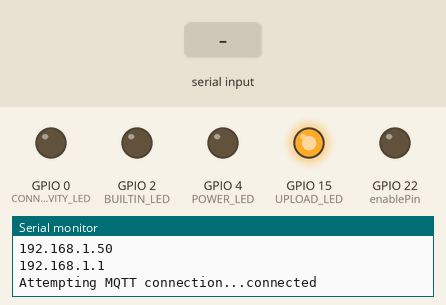
Simulated run of this sketch. Board: ESP32. On the bench: output pins drawn as LEDs (lit = HIGH), the last lines printed to the serial monitor. The inputs (shaded band) are chosen by the test bench. WiFi joins after 1.5 s; servers stay silent unless stated; EEPROM starts erased; no MQTT or app messages arrive unless stated.

Above: at 2.8 s.
2.9 s: "90,45$" received over Serial
At 6.36 s:
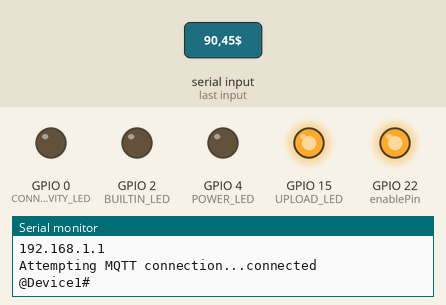
At 8.3 s:
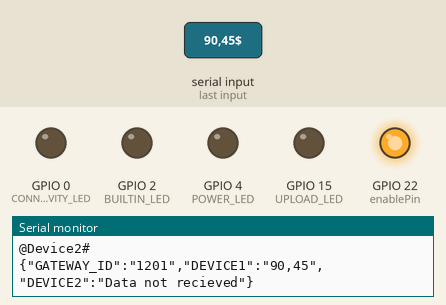
8.4 s: "30,150$" received over Serial
Timing chart, 0 to 19.9 s (numbered marks = the images above; inputs shaded):
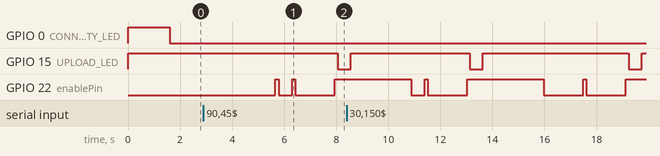

The sketch:

GATEWAY.ino
```cpp
/********************************************************************************************
 * Name:- MODBUS SLAVE
 * Date:- 20/Feb/2023
 * Developer:- Rohit Akurdekar
 * Brief:-
 MODBUS slave
     * READ data over MODBUS
 MQTT publisher functions.
     * Connect to Network
     * Connect to MQTT broker'
     * Publish message over MQTT
 * Note:- Verify libraries and change Network credentials.
*********************************************************************************************/

#include"GATEWAY.h"


// -----------ś------ SETUP -----------------------------
void setup()
{
  vInitEEPROM();

 /**
  epr32.clear();  // clear all eprom
  Serial.println("");
  Serial.println("EEPROM cleared.");
  while (1)
  {
      //Uncomment this section to clear EEPROM and comment it again after upload
  }/**/

  vFirstTimeWrite();
  vEepromRead();

  WiFi.mode(WIFI_AP_STA);
  vEnableGateway();

  vBeginSoftAP();
  vServer();

  isWiFiBegin();

  client.setServer(MQTT_BROKER, 1883);      // Connect to MQTT broker
  client.setCallback(subscribe);

  vWDTInit();

}

// ------------------------- LOOP -----------------------------------
void loop()
{
  if (!client.connected())
  {
    vReconnect();
  }
  client.loop();

  vSendData();
  // digitalWrite(ledpin, HIGH);

  vWDT();

  delay(2000);

}
```

GATEWAY.h
```cpp
  /********************************************************************************************
 * Name:- MQTT Header
 * Date:- 24/Jan/2023
 * Developer:- Rohit Akurdekar
 * Brief:- MQTT publisher functions.
     * Connect to Network
     * Connect to MQTT broker'
     * Publish message over MQTT
 * Note:- Verify libraries and change Network credentials.
*********************************************************************************************/


#ifndef GATEWAY_H
#define GATEWAY_H

//---------------------------------- Libraries inclusion -----------------------------------
#include <Arduino.h>

#include <WiFi.h>
#include <esp_wifi.h>

#include <PubSubClient.h>           // ESP MQTT library

#include "esp32-hal-gpio.h"

#include "HardwareSerial.h"

#include <AsyncTCP.h>
#include <ESPAsyncWebServer.h>

#include <ArduinoJson.h>

#include"customEEPROM.h"
#include"WDT.h"

//---------------------------------- CONSTANTS --------------------------------------------

#define BAUDRATE 19200      // Baudrate

#define BUILTIN_LED 2

#define SKIP_TIME 30              // Skip after 30 seconds

String GATEWAY_ID = "1201";             // UnSecured Series, Max 2 connections, Device 1
#define MAX_CONN 2
// -------------------------- WiFi Credentials --------------------------------------------
// Change according to your MAC Address.
uint8_t MAC_Address[] = {0xCC, 0x50, 0xE3, 0xAB, 0xB5, 0x74};   //CC:50:E3:AB:B5:74

// -------------------------- MQTT Credentials --------------------------------------------

#define MQTT_BROKER  "broker.hivemq.com" // Online broker
// #define MQTT_BROKER  "3.111.57.172"      // EC2 instance
// #define MQTT_BROKER  "192.168.77.205"       // Local desktop

#define TOPIC  "diot/modbus"

#define USERNAME "diotmodbus1"

// #define WIFI_MODE WIFI_MODE_STA
// ---------------------------------------------------------------------------------------
#define LED  2                // LED Pin

#define POWER_LED 4
#define CONNECTIVITY_LED 0
#define UPLOAD_LED 15

#define LED_ON LOW
#define LED_OFF HIGH

// -----------------------------------------------------------------------------

// Set your Static IP address
IPAddress local_IP(192, 168, 77, 123);
// Set your Gateway IP address
IPAddress gateway(192, 168, 77, 255);

IPAddress subnet(255, 255, 255, 0);


// ---------------------------- HTML Page -----------------------------------------

const char index_html[] PROGMEM = R"rawliteral(
<!DOCTYPE HTML><html><head>
  <title>ESP Input Form</title>
  <meta name="viewport" content="width=device-width, initial-scale=1">
  </head><body>
<a href=\"/serverIndex\">Return to Home Page</a> <br>
  <form action="/get">
    SSID: <input type="text" name="SSID"><br>
    PASSWORD: <input type="text" name="PASS"><br>
    <input type="submit" value="Submit">
  </form><br>
  ------------------------------------------------------------------------<br>
  <form action="/get">
    Device connected : <input type="number" name="DEV_CONN" min =1 required>
    <input type="submit" value="Submit">
  </form><br>
</body></html>)rawliteral";

// -------------------- Constructors ------------------------------------------------------
WiFiClient espClient;
PubSubClient client(espClient);

AsyncWebServer server(80);

DynamicJsonDocument JSON(4096);

//---------------------------------- variables --------------------------------------------

long lastMsg = 0;
char msg[50];
int value = 0;
bool isRxdMsg = false;
String RxdMsg;
String message;

int enablePin = 22;

// int ledpin = 15;


volatile unsigned int timer;

bool fSkip = false;
//---------------------------------- Function declaration -----------------------------------

// ------------------------------------- Async timers ---------------------------------------

/********************************************************************************
 * @name    : void vASyncTimer()
 * @param   : None
 * @returns : None
 * @date    : 24 Feb 2023
 * @brief   : Async timer which counts in seconds.
 * @note    : Declare timers to be as a global variable with 'unsigned long int'.
 * @test    : tested ok
********************************************************************************/
void vASyncTimer(void)
{
  // vWDT();
 static volatile unsigned long currentTime,oldtime;

 currentTime = millis();
 if (currentTime < oldtime) {oldtime = currentTime;}      // reset old time when millis timer overflows
 if (currentTime >= (oldtime+1000))
 {
  oldtime = currentTime;


    if(timer)
    {
     timer--;
     if(!timer)
     {
       fSkip = true;
     }
    }
 }
}

/********************************************************************************
 * @name    : bool isWiFiBegin()
 * @param   : None
 * @returns : WiFi connection status
 * @date    : 26 Jan 2023
 * @brief   : Connect to a WiFi network.
 * @note    : Change MAC address and WIFI credentials according to your network.
 * @test    : tested ok
********************************************************************************/
bool isWiFiBegin()
{

  vEepromRead();
  esp_wifi_set_mac(WIFI_IF_STA, &MAC_Address[0]);   // Function used to configure MAC address

  Serial.print("MAC address of device: ");
  Serial.println(WiFi.macAddress());                  // Print MAC address

  Serial.println();
  Serial.print("Connecting to ");
  Serial.println(eeData.eR_SSID);


  while(eeData.eR_SSID.isEmpty()){
    vWDT();
   }

  WiFi.begin(eeData.eR_SSID.c_str(), eeData.eR_PASS.c_str());   // Password is optional

  while (WiFi.status() != WL_CONNECTED) {           // Verify connection
    delay(500);
    // Serial.print(".");                            // Wait until not connected
  }

  //  if (!WiFi.config(local_IP, gateway, subnet)) {
  //   Serial.println("STA Failed to configure");
  // }

  Serial.println("");
  Serial.println("WiFi connected");
  Serial.println("IP address: ");
  Serial.println(WiFi.localIP());                  // Print IP address

  Serial.println(WiFi.gatewayIP());

  digitalWrite(CONNECTIVITY_LED, LED_ON);              // Turn on connectivity LED

  return true;
}


/********************************************************************************
 * @name    : void vBeginSoftAP()
 * @param   : None
 * @returns : None
 * @date    : 23 Feb 2023
 * @brief   : Configure gateway as an access point.
 * @note    :
 * @test    : tested ok
********************************************************************************/
void vBeginSoftAP()
{

  WiFi.softAPdisconnect(true);
  bool fBeginSoftAP = WiFi.softAP("modbus_gateway");//,1,0,4
  if(fBeginSoftAP)
  {
    Serial.println("Soft ap started...");
  }
  else
  {
    Serial.println("Soft ap not started...");
  }
}


/********************************************************************************
 * @name    : void notFound()
 * @param   : None
 * @returns : None
 * @date    : 23 Feb 2023
 * @brief   : Send 'page not found' response to client.
 * @note    :
 * @test    : tested ok
********************************************************************************/
void notFound(AsyncWebServerRequest *request) {
  request->send(404, "text/plain", "Not found");
}


/********************************************************************************
 * @name    : void vServer()
 * @param   : None
 * @returns : None
 * @date    : 23 Feb 2023
 * @brief   : Enable a server which hosts a web page to edit WiFi credentials.
 * @note    :
 * @test    : tested ok
********************************************************************************/
void vServer()
{
  // Send web page with input fields to client
  server.on("/update_data", HTTP_GET, [](AsyncWebServerRequest *request){
    request->send_P(200, "text/html", index_html);
  });

  // Send a GET request to <ESP_IP>/get?input1=<inputMessage>
  server.on("/get", HTTP_GET, [] (AsyncWebServerRequest *request) {
    // GET input1 value on <ESP_IP>/get?input1=<inputMessage>
    if (request->hasParam("SSID") && request->hasParam("PASS") ) {

      eeData.eR_SSID = request->getParam("SSID")->value();
      eeData.eR_PASS = request->getParam("PASS")->value();

    }
    if(request->hasParam("DEV_CONN") )
    {
      eeData.eDEV_CON = request->getParam("DEV_CONN")->value().toInt();
    }

    // Serial.println("SSID: "+eeData.eR_SSID);

    // Serial.println("PASS: "+eeData.eR_PASS);

    // Serial.println("Device count: "+(String)eeData.eDEV_CON);
    request->send(200, "text/html", "Data sent to your Gateway.<br><a href=\"/update\">Return to Home Page</a>");

    vEepromWrite();

    vEepromRead();

    delay(30);

    ESP.restart();

  });
  server.onNotFound(notFound);
  server.begin();
}

/********************************************************************************
 * @name    : void vEnableGateway()
 * @param   : None
 * @returns : none
 * @date    : 20 Feb 2023
 * @brief   : Enable MODBUS.
 * @note    :
 * @test    : tested ok
********************************************************************************/
void vEnableGateway()
{

  pinMode(BUILTIN_LED, OUTPUT);

  Serial.begin(BAUDRATE);                   // initialize serial at baudrate 9600:

  pinMode(POWER_LED, OUTPUT);
  pinMode(CONNECTIVITY_LED, OUTPUT);
  pinMode(UPLOAD_LED, OUTPUT);

  digitalWrite(POWER_LED, LED_ON);
  digitalWrite(CONNECTIVITY_LED, LED_OFF);
  digitalWrite(UPLOAD_LED, LED_OFF);

  pinMode(enablePin, OUTPUT);

  delay(10);

  digitalWrite(enablePin, LOW);        //  (Pin 8 always LOW to receive value from Master)

}

// --------------------- MQTT ------------------------------------------------

/********************************************************************************
 * @name    : void subscribe()
 * @param   : char* topic, byte* message, unsigned int length
 * @returns : None
 * @date    : 26 Jan 2023
 * @brief   : Subscribe to a MQTT topic
 * @note    : Check TOPIC and logic
 * @test    : tested ok
********************************************************************************/
void subscribe(char* topic, byte* message, unsigned int length)
{
  String messageTemp;

  for (int i = 0; i < length; i++)
  {
    // Serial.print((char)message[i]);
    messageTemp += (char)message[i];
  }
  // Serial.println();

    RxdMsg = messageTemp;
    isRxdMsg = true;
//   return messageTemp;
}


/********************************************************************************
 * @name    : void vReconnect()
 * @param   : None
 * @returns : None
 * @date    : 26 Jan 2023
 * @brief   : Recconect to MQTT broker
 * @note    :
 * @test    : tested ok
********************************************************************************/
void vReconnect() {
  // Loop until we're reconnected
  while (!client.connected())
  {
    Serial.print("Attempting MQTT connection...");
    // Attempt to connect
    if (client.connect(USERNAME))
    {
      Serial.println("connected");
      // Subscribe
      client.subscribe(TOPIC);
    }
    else
    {
      // Serial.print("failed, rc=");
      // Serial.print(client.state());
      // Serial.println(" try again in 5 seconds");
      // Wait 5 seconds before retrying
      delay(5000);
    }
  }
}

/********************************************************************************
 * @name    : String sReadData()
 * @param   : None
 * @returns : String containing received data.
 * @date    : 22 Feb 2023
 * @brief   : Read data from all connected devices.
 * @note    :
 * @test    :
********************************************************************************/
String sReadData() {

  String strArray[eeData.eDEV_CON];
  String rxdData;
  // String rxdData="{\"GATEWAY_ID\":" + (String)GATEWAY_ID;

  JSON["GATEWAY_ID"] = GATEWAY_ID;

  for(int i=1;i<=eeData.eDEV_CON;i++)
  {
    digitalWrite(enablePin, HIGH);
    delay(100);

    Serial.println(("@Device"+(String)i)+"#");


    timer = SKIP_TIME;       // skip after 30 seconds
    fSkip = false;

    Serial.flush();
    delay(25);

    digitalWrite(enablePin, LOW);
    delay(15);

    String tempData;

    // while(!Serial.available())
    // {
    //   digitalWrite(BUILTIN_LED, HIGH);
    //   tempData = Serial.readStringUntil('$');
    //   vASyncTimer();
    //   vWDT();
    //   if(fSkip)
    //   {

    //     tempData = "&Data not recieved";
    //     break;
    //   }
    // }

    // delay(20);
    while (Serial.available() >1){

      digitalWrite(BUILTIN_LED, LOW);
      tempData = Serial.readStringUntil('$');
      vASyncTimer();
      vWDT();
      if(fSkip)
      {
        digitalWrite(BUILTIN_LED, LOW);
        tempData = "&Data not recieved";
        break;
      }


    }

    if(tempData.isEmpty())
    {
      tempData = Serial.readStringUntil('$');
    }


    // Serial.println("rfd: "+tempData);
    int pos = tempData.indexOf('&');
    tempData = tempData.substring(pos+1);

    tempData.trim();
    if(tempData.length()<5)
    {
      tempData = "Data not recieved";
    }
    // tempData = "\n\ntemp: " + tempData + "\n\n";
    // Serial.println(tempData);
    // rxdData += ",\"Device"+((String)i)+"\":"+tempData;

    JSON["DEVICE"+(String) i] = tempData;

    // rxdData += tempData;
    delay(500);
    // Serial.println("---------------------------\n\n" + (String)rxdData + "\n\n---------------------------");
  }
  // rxdData += "}";

  // Serial.println(rxdData);

  serializeJson(JSON,rxdData);     // JSON stringify | JSON dumps

  return rxdData;
}

/********************************************************************************
 * @name    : void vReadData()
 * @param   : None
 * @returns : None
 * @date    : 22 Feb 2023
 * @brief   : Read data from all connected devices.
 * @note    :
 * @test    :
********************************************************************************/
void vSendData() {

  // digitalWrite(LED, HIGH);
  long now = millis();
  if (now - lastMsg > 5000)
  {
    lastMsg = now;
    String data = sReadData();


    digitalWrite(enablePin, HIGH);
    delay(100);


    Serial.println(data);

    Serial.flush();

    client.publish(TOPIC, data.c_str());
    digitalWrite(UPLOAD_LED, LED_ON);
    delay(500);
    digitalWrite(UPLOAD_LED, LED_OFF);
    delay(200);

    JSON.clear();
  }

}


// ------------------------------- EoF ------------------------------------------

#endif
```

WDT.h
```cpp
#ifndef WDT_H
#define WDT_H

//---------------------------------- Libraries inclusion -----------------------------------

#include <esp_task_wdt.h>

#include<esp_err.h>

//---------------------------------- CONSTANTS --------------------------------------------

#define WDT_TIMEOUT 30           // Watch dog timer

//---------------------------------- variables --------------------------------------------
int last = millis();


/***************************************************************************************
* Subroutine : void vWDTInit(void)
* Tested     :
* Created on :
* Version    :
* Parameters :
* Description: Initialize WDT
* Note       :
***************************************************************************************/
void vWDTInit(void)
{
  //esp_task_wdt_init(WDT_TIMEOUT, true); //enable panic so ESP32 restarts
  esp_task_wdt_init(WDT_TIMEOUT,true);
  esp_task_wdt_add(NULL); //add current thread to WDT watch
}
/***************************************************************************************
* Subroutine : void vWDTInit(void)
* Tested     : OK
* Created on : 24 Feb 2023
* Version    : 1
* Parameters : None
* Description: Reset WDT and ESP
* Note       :
***************************************************************************************/
void vWDT(void)
{
  // resetting WDT every 2s, 5 times only
  if (millis() - last >= 2000  ) {
      // Serial.println("Resetting WDT...");
      if (esp_task_wdt_reset() != ESP_OK) {
        Serial.println("Stopping WDT reset. CPU should reboot in " +(String)WDT_TIMEOUT + "s");
      }
      last = millis();
     /* i++;
      if (i == 5) {
        Serial.println("Stopping WDT reset. CPU should reboot in" +(String)WDT_TIMEOUT + "s");
      }*/
  }

}

// -------------------------------------- EoF ----------------------------------------------
#endif
```

Source omitted: customEEPROM.h (4206 bytes)

Measured:
- after the input at 2.9 s, GPIO 15 (UPLOAD_LED): HIGH → LOW after 5.2 s
